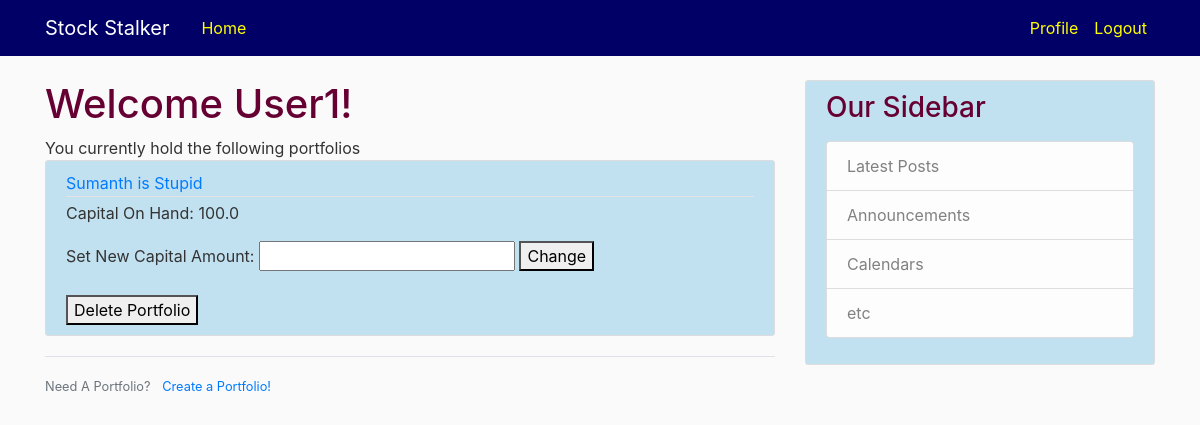
The app's page /profile (signed in), older data.
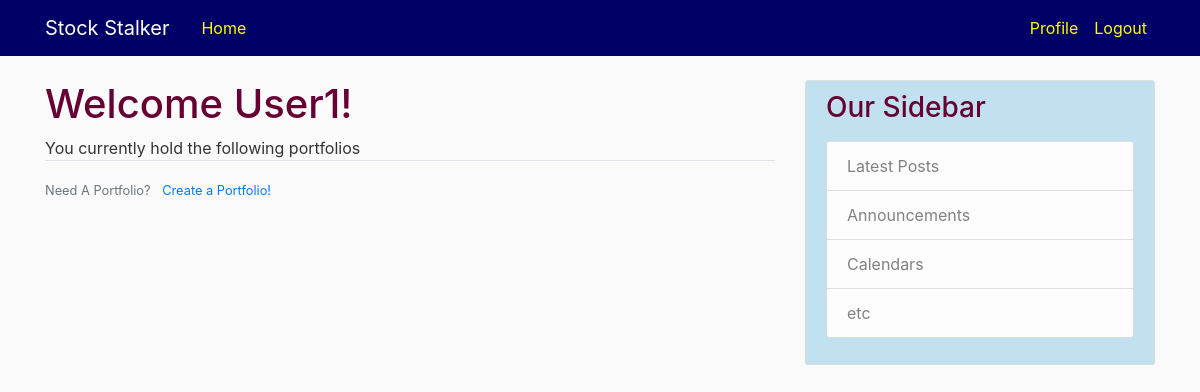
The same page, newer data.
### website/models.py (models this page shows, shortened)
class PortfolioShell(db.Model):
	id = db.Column(db.Integer, primary_key=True)
	name = db.Column(db.String, unique=True, nullable = False)
	capital = db.Column(db.Float, default = 1.0)
	stocks = db.relationship('StockShell', backref='portfolio', lazy=True)
	user_id = db.Column(db.Integer, db.ForeignKey('user.id'),nullable=False)

### website/routes.py (the view)
@app.route("/profile")
@login_required
def profile():
	portfolios = PortfolioShell.query.filter_by(holder = current_user)
	return render_template('profile.html', title='Profile', portfolios = portfolios)

### website/models.py (called while the page is built)
@login_manager.user_loader
def load_user(user_id):
	return User.query.get(int(user_id))

### website/templates/profile.html (shortened to what this page needs)
{% extends "layout.html" %}
{% block content %}
    <h1> Welcome {{ current_user.username }}!</h1>
    You currently hold the following portfolios
    {% for portfolio in portfolios %}
        <article class="media content-section">
          <div class="media-body">
            <div class="article-metadata">
              <a class="mr-2" href="{{ url_for('portfolio', portfolio_id =portfolio.id) }}">{{ portfolio.name }}</a>
            </div>
            <p class="article-content">Capital On Hand: {{ portfolio.capital }}</p>
            Set New Capital Amount: <input type="number", id="capital({{ portfolio.id }})", data-path="{{ url_for('edit_portfolio', portfolio_id=portfolio.id, command='change_capital')}}", onchange="url_mutation('{{ portfolio.id }}');">
            <a href="{{ url_for('edit_portfolio', portfolio_id=portfolio.id, command='change_capital', capital=portfolio.capital) }}", id= "change({{ portfolio.id }})">
                <button>Change</button>
            </a>
            <br>
            <br>
            <a href="{{ url_for('edit_portfolio', portfolio_id=portfolio.id, command='delete') }}">
                <button>Delete Portfolio</button>
            </a>
          </div>
        </article>
    {% endfor %}
    <div class="border-top pt-3">
        <small class="text-muted">
            Need A Portfolio? <a class="ml-2" href="{{ url_for('create_portfolio') }}"> Create a Portfolio! </a>
        </small>
    </div>
{% endblock content %}

Row changes from the older to the newer data that the page shows:
removed PortfolioShell: name "Sumanth is Stupid", capital "100.0"
